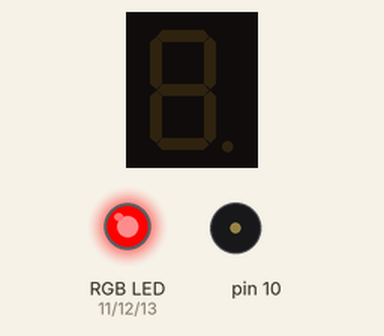
Recording of a sketch running on a simulated Arduino Uno, built with avr-gcc and run on an emulated ATmega328P. Shown: 1-digit seven-segment display, an RGB LED mixed from three pins (HIGH = lit), buzzer (waves = sounding).

Above: at 2.3 s.
At 3.3 s:
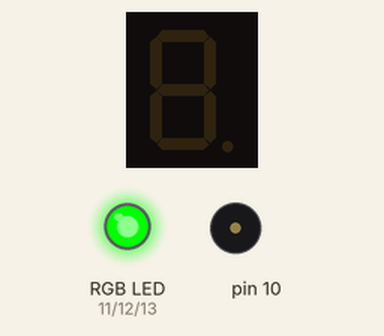
At 4.3 s:
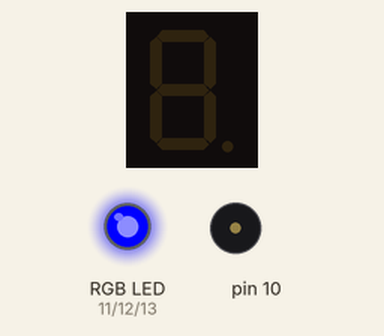
At 5.3 s:
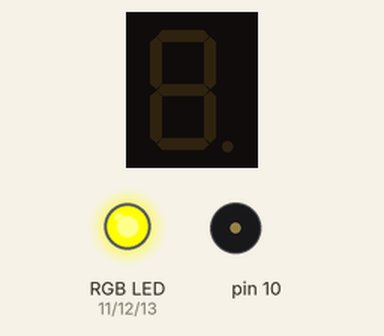
At 7.3 s:
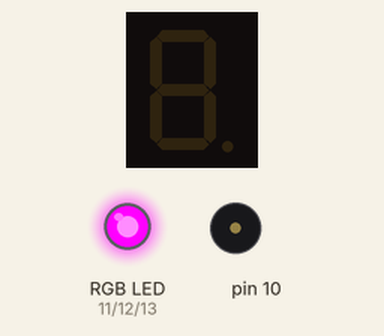
At 9.3 s:
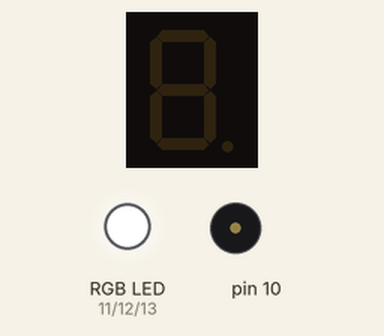
Timing chart, 0 to 11.0 s (numbered marks = the images above):
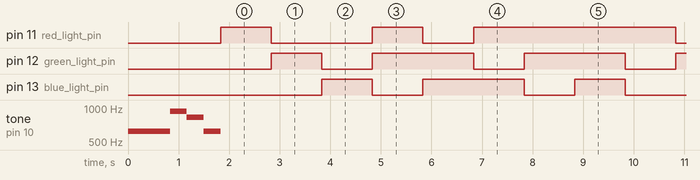

The sketch:

secondUno.ino
```cpp
//libraries
#include "pitches.h"
#include "SevSeg.h"
SevSeg sevseg;

// notes in the melody:
int melody[] = {NOTE_C4, NOTE_G3, NOTE_G3, NOTE_A3, NOTE_G3, 0, NOTE_B3, NOTE_C4};
int melodyStart[] = {NOTE_DS6, NOTE_DS5, NOTE_AS5, NOTE_GS5, NOTE_DS5, NOTE_DS6, NOTE_AS6, NOTE_AS5};

//notes for each colour led
int melodyRed = NOTE_DS3;
int melodyBlue = NOTE_DS4;
int melodyGreen = NOTE_DS5;
int melodyYellow = NOTE_DS6;

// note durations: 4=1/4 note, 8=1/8 note
int noteDurations[] = {4, 8, 8, 4, 4, 4, 4, 4};

// length of the timer
int timerLength = 5;

//pins for the rgb led
int red_light_pin= 11;
int green_light_pin = 12;
int blue_light_pin = 13;

void setup()
{
  //calls method that plays a melody when device is turned on.
  startUpMelody();

  //output for rgb led
  pinMode(red_light_pin, OUTPUT);
  pinMode(green_light_pin, OUTPUT);
  pinMode(blue_light_pin, OUTPUT);

  //set up for the singular digit display
  byte numDigits = 1;
  byte digitPins[] = {};
  byte segmentPins[] = {6, 5, 2, 3, 4, 7, 8, 9};
  bool resistorsOnSegments = true;

  byte hardwareConfig = COMMON_CATHODE;
  sevseg.begin(hardwareConfig, numDigits, digitPins, segmentPins, resistorsOnSegments);
  sevseg.setBrightness(90);

  //Selecting PWM output pins for rgb light.
  pinMode(11,OUTPUT);
  pinMode(12,OUTPUT);
  pinMode(13,OUTPUT);
  Serial.begin(9600);
}

void loop()
{
  rgbFlow();

}

//deals with creating a rainbow like effect
void rgbFlow()
{
  RGB_color(255, 0, 0); // Red
  delay(1000);
  RGB_color(0, 255, 0); // Green
  delay(1000);
  RGB_color(0, 0, 255); // Blue
  delay(1000);
  RGB_color(255, 255, 125); // Raspberry
  delay(1000);
  RGB_color(0, 255, 255); // Cyan
  delay(1000);
  RGB_color(255, 0, 255); // Magenta
  delay(1000);
  RGB_color(255, 255, 0); // Yellow
  delay(1000);
  RGB_color(255, 255, 255); // White
  delay(1000);
}

//deals with analog
void RGB_color(int red_light_value, int green_light_value, int blue_light_value)
 {
  analogWrite(red_light_pin, red_light_value);
  analogWrite(green_light_pin, green_light_value);
  analogWrite(blue_light_pin, blue_light_value);
}

//deals with counting down from a certain value
void timer(int timerLength )
{
  //Timer counting down from whatever value it is given
  for(int i = timerLength; i > -1; i--)
  {
    sevseg.setNumber(i, i%2);
    delay(1000);
    sevseg.refreshDisplay();
  }
}

//note when red is lit up
void redMelody()
{
    int noteDuration = 750;
    tone(10, melodyRed, noteDuration);
    // to distinguish the notes, set a minimum time between them.
    // the note's duration + 30% seems to work well:
    int pauseBetweenNotes = noteDuration * 1.30;
    delay(pauseBetweenNotes);
    // stop the tone playing:
    noTone(10);
}

//note when green is lit up
void greenMelody()
{
    int noteDuration = 750;
    tone(10, melodyGreen, noteDuration);
    // to distinguish the notes, set a minimum time between them.
    // the note's duration + 30% seems to work well:
    int pauseBetweenNotes = noteDuration * 1.30;
    delay(pauseBetweenNotes);
    // stop the tone playing:
    noTone(10);
}

//note when blue is lit up
void blueMelody()
{
    int noteDuration = 750;
    tone(10, melodyBlue, noteDuration);
    // to distinguish the notes, set a minimum time between them.
    // the note's duration + 30% seems to work well:
    int pauseBetweenNotes = noteDuration * 1.30;
    delay(pauseBetweenNotes);
    // stop the tone playing:
    noTone(10);
}

//note when yellow is lit up
void yellowMelody()
{
    int noteDuration = 750;
    tone(10, melodyYellow, noteDuration);
    // to distinguish the notes, set a minimum time between them.
    // the note's duration + 30% seems to work well:
    int pauseBetweenNotes = noteDuration * 1.30;
    delay(pauseBetweenNotes);
    // stop the tone playing:
    noTone(10);
}

//plays the start up melody/winning the game
void startUpMelody()
{
  tone(10, melodyStart[1]);
  delay(833);
  noTone(10);

  tone(10, melodyStart[2]);
  delay(333);
  noTone(10);

  tone(10, melodyStart[3]);
  delay(333);
  noTone(10);

  tone(10, melodyStart[4]);
  delay(333);
  noTone(10);

  tone(10, melodyStart[5]);
  noTone(10);

  tone(10, melodyStart[6]);
  noTone(10);
}

//melody for failing the game
void failMelody()
{
  // iterates over the notes in the melody:
  for (int thisNote = 0; thisNote < 8; thisNote++)
  {
    // to calculate the note duration, take one second divided by the note type.
    //e.g. quarter note = 1000 / 4, eighth note = 1000/8, etc.
    int noteDuration = 1000 / noteDurations[thisNote];
    tone(10, melody[thisNote], noteDuration);
    // to distinguish the notes, set a minimum time between them.
    // the note's duration + 30% seems to work well:
    int pauseBetweenNotes = noteDuration * 1.30;
    delay(pauseBetweenNotes);
    // stop the tone playing:
    noTone(10);
  }
}
```

pitches.h
```cpp
/*************************************************
 * Public Constants
 *************************************************/

#define NOTE_B0  31
#define NOTE_C1  33
#define NOTE_CS1 35
#define NOTE_D1  37
#define NOTE_DS1 39
#define NOTE_E1  41
#define NOTE_F1  44
#define NOTE_FS1 46
#define NOTE_G1  49
#define NOTE_GS1 52
#define NOTE_A1  55
#define NOTE_AS1 58
#define NOTE_B1  62
#define NOTE_C2  65
#define NOTE_CS2 69
#define NOTE_D2  73
#define NOTE_DS2 78
#define NOTE_E2  82
#define NOTE_F2  87
#define NOTE_FS2 93
#define NOTE_G2  98
#define NOTE_GS2 104
#define NOTE_A2  110
#define NOTE_AS2 117
#define NOTE_B2  123
#define NOTE_C3  131
#define NOTE_CS3 139
#define NOTE_D3  147
#define NOTE_DS3 156
#define NOTE_E3  165
#define NOTE_F3  175
#define NOTE_FS3 185
#define NOTE_G3  196
#define NOTE_GS3 208
#define NOTE_A3  220
#define NOTE_AS3 233
#define NOTE_B3  247
#define NOTE_C4  262
#define NOTE_CS4 277
#define NOTE_D4  294
#define NOTE_DS4 311
#define NOTE_E4  330
#define NOTE_F4  349
#define NOTE_FS4 370
#define NOTE_G4  392
#define NOTE_GS4 415
#define NOTE_A4  440
#define NOTE_AS4 466
#define NOTE_B4  494
#define NOTE_C5  523
#define NOTE_CS5 554
#define NOTE_D5  587
#define NOTE_DS5 622
#define NOTE_E5  659
#define NOTE_F5  698
#define NOTE_FS5 740
#define NOTE_G5  784
#define NOTE_GS5 831
#define NOTE_A5  880
#define NOTE_AS5 932
#define NOTE_B5  988
#define NOTE_C6  1047
#define NOTE_CS6 1109
#define NOTE_D6  1175
#define NOTE_DS6 1245
#define NOTE_E6  1319
#define NOTE_F6  1397
#define NOTE_FS6 1480
#define NOTE_G6  1568
#define NOTE_GS6 1661
#define NOTE_A6  1760
#define NOTE_AS6 1865
#define NOTE_B6  1976
#define NOTE_C7  2093
#define NOTE_CS7 2217
#define NOTE_D7  2349
#define NOTE_DS7 2489
#define NOTE_E7  2637
#define NOTE_F7  2794
#define NOTE_FS7 2960
#define NOTE_G7  3136
#define NOTE_GS7 3322
#define NOTE_A7  3520
#define NOTE_AS7 3729
#define NOTE_B7  3951
#define NOTE_C8  4186
#define NOTE_CS8 4435
#define NOTE_D8  4699
#define NOTE_DS8 4978
```

Measured:
- by itself, pin 11 (red_light_pin): repeats every 8.0 s: LOW 2.0 s, HIGH 1.0 s, LOW 1.0 s, HIGH 4.0 s
- by itself, pin 12 (green_light_pin): repeats every 8.0 s: 2 × (LOW 1.0 s, HIGH 2.0 s), LOW 1.0 s, HIGH 1.0 s
- by itself, pin 13 (blue_light_pin): repeats every 8.0 s: LOW 1.0 s, HIGH 2.0 s, LOW 1.0 s, HIGH 1.0 s, LOW 2.0 s, HIGH 1.0 s
